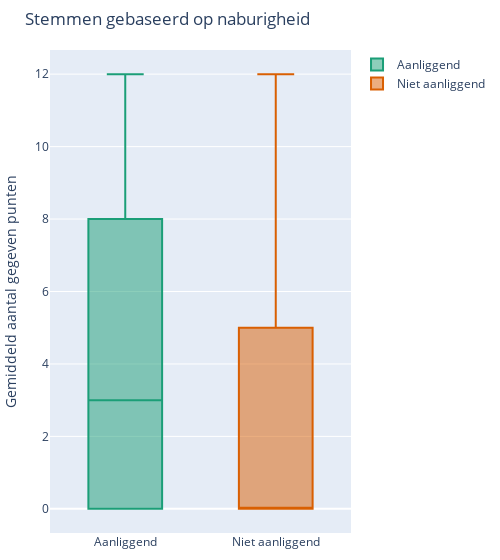

Write notebook code for a chart like this one.
### Markdown cell above
Bovenstaand figuur toont aan dat landen die eenzelfde officiële taal delen, elkaar ongeveer twee keer zo veel punten toekennen.Aangezien taal een cultureel goed is toont deze correlatie aan dat culturele gelijkenis een positieve invloed heeft op het aantal toegekende punten tussen landen onderling.

### Code cell
fig1 = go.Figure()

# waarde van 
neighboring_values = taal_votes_televoting_df[taal_votes_televoting_df['contig']==1]['Points      ']
not_neighboring_values = taal_votes_televoting_df[taal_votes_televoting_df['contig']==0]['Points      ']

fig1.add_trace(go.Box(y=neighboring_values, name='Aanliggend', marker=dict(color=color_blind_green)))
fig1.add_trace(go.Box(y=not_neighboring_values, name='Niet aanliggend', marker=dict(color=color_blind_red)))
fig1.update_layout(title='Stemmen gebaseerd op naburigheid', width=500, margin=dict(l=10, r=10, t=50, b=10),  yaxis=dict(title='Gemiddeld aantal gegeven punten'))

fig1.show()

### Figure 1 — Plotly figure (JSON) as saved in the notebook; plotly's stock layout.template omitted (floating-point values rounded to 4 significant figures; data arrays with more than 128 entries replaced by an {"elided": "..."} marker saying what was removed)
{"data": [{"marker": {"color": "#1b9e77"}, "name": "Aanliggend", "type": "box", "y": {"elided": "2364 int values"}}, {"marker": {"color": "#d95f02"}, "name": "Niet aanliggend", "type": "box", "y": {"elided": "29038 int values"}}], "layout": {"margin": {"b": 10, "l": 10, "r": 10, "t": 50}, "title": {"text": "Stemmen gebaseerd op naburigheid"}, "width": 500, "yaxis": {"title": {"text": "Gemiddeld aantal gegeven punten"}}}}
